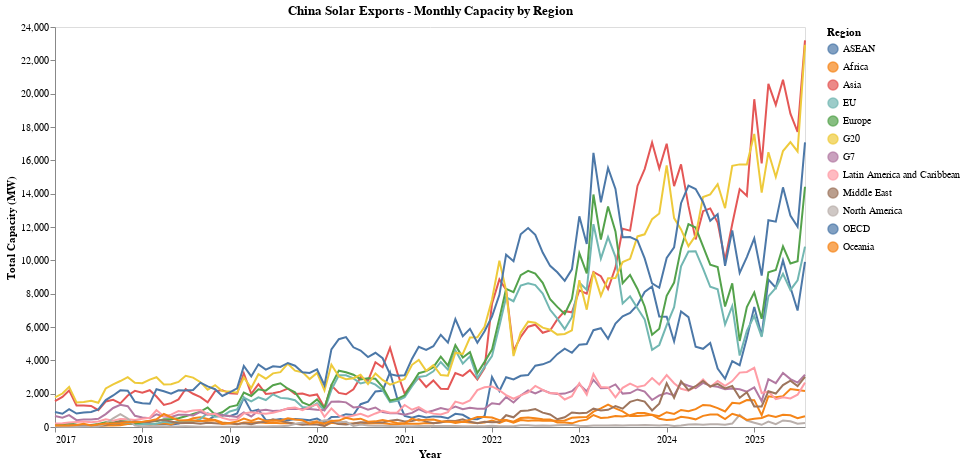

Notebook source saved alongside this figure:
### Code cell
base = alt.Chart(china_solar_exports_monthly_by_region("regions")).encode(
    x=alt.X(
        "Date:T",
        title="Year",
        axis=alt.Axis(format="%Y", tickCount="year")
    ),
    y=alt.Y("Total Capacity (MW):Q", title="Total Capacity (MW)"),
    color=alt.Color("Region:N", title="Region")
)

# Line chart
lines = base.mark_line().encode(
    tooltip=["Region", "Date:T", "Total Capacity (MW):Q"]
)

# Points for the last value of each region
last_points = (
    base.transform_aggregate(
        last_date="max(Date)",
        groupby=["Region"]
    )
    .transform_filter("datum.Date == datum.last_date")
    .mark_point(filled=True, size=60)
)

# Labels at the last point
labels = (
    base.transform_aggregate(
        last_date="max(Date)",
        groupby=["Region"]
    )
    .transform_filter("datum.Date == datum.last_date")
    .mark_text(align="left", dx=5)
    .encode(text="Region:N")
)

# Combine layers
chart = (
    (lines + last_points + labels)
    .properties(
        width=750,
        height=400,
        title="China Solar Exports - Monthly Capacity by Region"
    )
    .configure_axis(
        grid=False
    )
)

chart

### Figure 1 — Vega-Lite specification as saved in the notebook (floating-point values rounded to 4 significant figures; data arrays with more than 128 entries replaced by an {"elided": "..."} marker saying what was removed)
{"config": {"view": {"continuousWidth": 300, "continuousHeight": 300}, "axis": {"grid": false}}, "layer": [{"mark": {"type": "line"}, "encoding": {"color": {"field": "Region", "title": "Region", "type": "nominal"}, "tooltip": [{"field": "Region", "type": "nominal"}, {"field": "Date", "type": "temporal"}, {"field": "Total Capacity (MW)", "type": "quantitative"}], "x": {"axis": {"format": "%Y", "tickCount": "year"}, "field": "Date", "title": "Year", "type": "temporal"}, "y": {"field": "Total Capacity (MW)", "title": "Total Capacity (MW)", "type": "quantitative"}}}, {"mark": {"type": "point", "filled": true, "size": 60}, "encoding": {"color": {"field": "Region", "title": "Region", "type": "nominal"}, "x": {"axis": {"format": "%Y", "tickCount": "year"}, "field": "Date", "title": "Year", "type": "temporal"}, "y": {"field": "Total Capacity (MW)", "title": "Total Capacity (MW)", "type": "quantitative"}}, "transform": [{"aggregate": [{"op": "max", "field": "Date", "as": "last_date"}], "groupby": ["Region"]}, {"filter": "datum.Date == datum.last_date"}]}, {"mark": {"type": "text", "align": "left", "dx": 5}, "encoding": {"color": {"field": "Region", "title": "Region", "type": "nominal"}, "text": {"field": "Region", "type": "nominal"}, "x": {"axis": {"format": "%Y", "tickCount": "year"}, "field": "Date", "title": "Year", "type": "temporal"}, "y": {"field": "Total Capacity (MW)", "title": "Total Capacity (MW)", "type": "quantitative"}}, "transform": [{"aggregate": [{"op": "max", "field": "Date", "as": "last_date"}], "groupby": ["Region"]}, {"filter": "datum.Date == datum.last_date"}]}], "data": {"name": "data-9744eef509797f21a28350079024ca37"}, "height": 400, "title": "China Solar Exports - Monthly Capacity by Region", "width": 750, "$schema": "https://vega.github.io/schema/vega-lite/v5.20.1.json", "datasets": {"data-9744eef509797f21a28350079024ca37": {"elided": "1248 records"}}}
